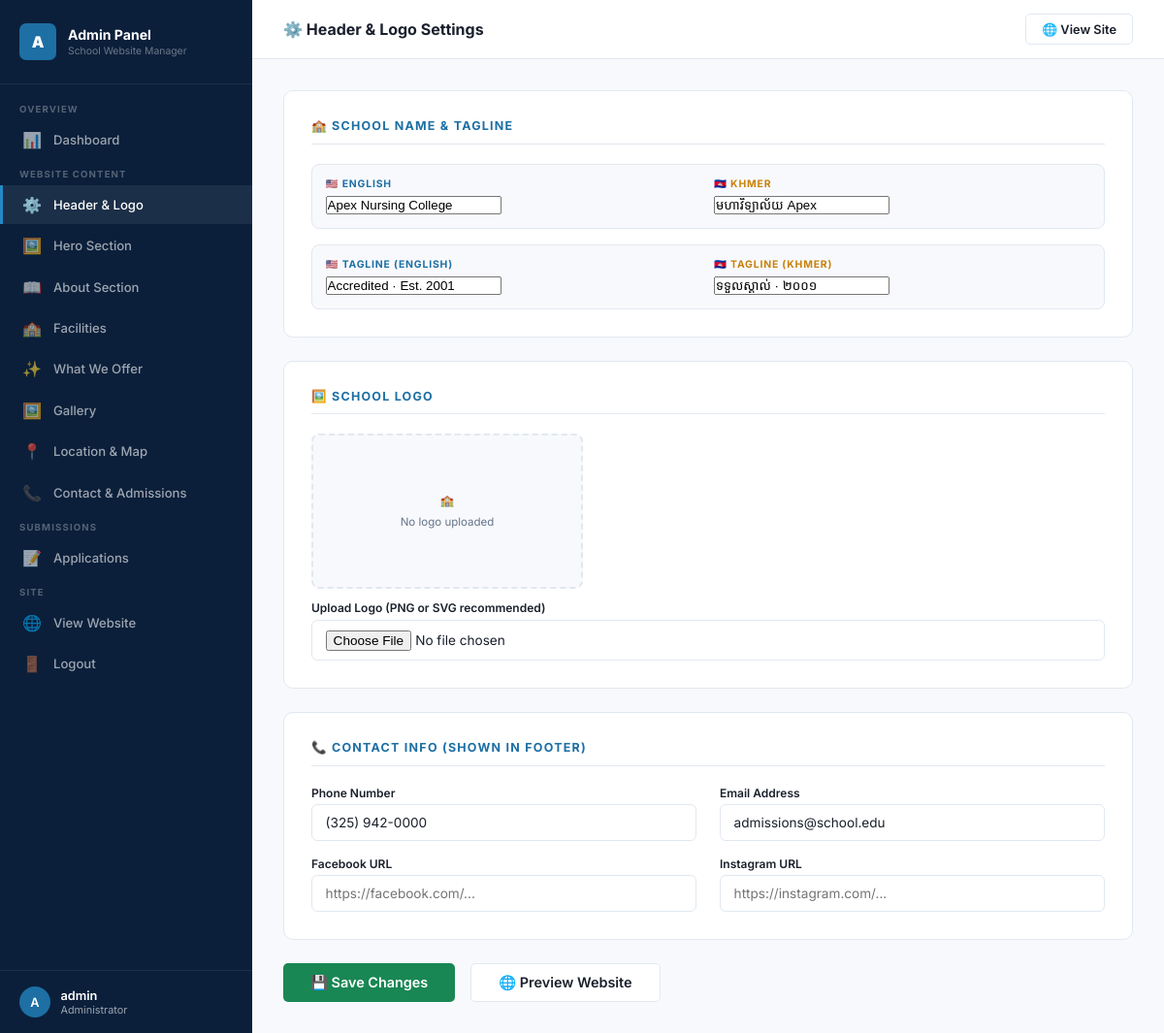
/admin-panel/site-settings/ (signed in), run on the app's committed database.
### core/models.py (models this page shows, shortened)
class SiteSettings(models.Model):
    school_name_en = models.CharField(max_length=200, default="Apex Nursing College")
    school_name_km = models.CharField(max_length=200, default="មហាវិទ្យាល័យ Apex")
    tagline_en = models.CharField(max_length=300, default="Accredited · Est. 2001")
    tagline_km = models.CharField(max_length=300, default="ទទួលស្គាល់ · ២០០១")
    logo = models.ImageField(upload_to='site/', blank=True, null=True)
    phone = models.CharField(max_length=50, default="(325) 942-0000")
    email = models.EmailField(default="admissions@school.edu")
    facebook = models.URLField(blank=True)
    instagram = models.URLField(blank=True)
    updated_at = models.DateTimeField(auto_now=True)
    class Meta:
        verbose_name = "Site Settings"

### core/views.py (the view, shortened to what this page needs)
# urls.py: path('admin-panel/site-settings/', views.admin_site_settings, name='admin_site_settings'),
@login_required
def admin_site_settings(request):
    obj, _ = SiteSettings.objects.get_or_create(pk=1)
    return render(request, 'admin_panel/site_settings.html', {'obj': obj})

### core/templates/admin_panel/site_settings.html (shortened to what this page needs)
{% extends 'admin_panel/base.html' %}
{% block page_title %}⚙️ Header & Logo Settings{% endblock %}
{% block content %}
<form method="post" enctype="multipart/form-data">
<div class="form-section">
  <div class="form-section-title">🏫 School Name & Tagline</div>
  <div class="lang-pair" style="margin-bottom:1rem">
    <div><div class="en-label">🇺🇸 English</div><input type="text" name="school_name_en" value="{{ obj.school_name_en }}" placeholder="School name in English"></div>
    <div><div class="km-label">🇰🇭 Khmer</div><input type="text" name="school_name_km" value="{{ obj.school_name_km }}" placeholder="School name in Khmer"></div>
  </div>
  <div class="lang-pair">
    <div><div class="en-label">🇺🇸 Tagline (English)</div><input type="text" name="tagline_en" value="{{ obj.tagline_en }}" placeholder="e.g. Accredited · Est. 2001"></div>
    <div><div class="km-label">🇰🇭 Tagline (Khmer)</div><input type="text" name="tagline_km" value="{{ obj.tagline_km }}" placeholder="Khmer tagline"></div>
  </div>
</div>
<div class="form-section">
  <div class="form-section-title">🖼️ School Logo</div>
  {% if obj.logo %}
  <div class="img-preview"><img src="{{ obj.logo.url }}" alt="Logo"></div>
  <p style="font-size:.75rem;color:var(--muted);margin-bottom:.75rem">Current logo — upload new to replace</p>
  {% else %}
  <div class="img-preview"><div class="no-img"><span>🏫</span><span>No logo uploaded</span></div></div>
  {% endif %}
  <div class="frow"><label>Upload Logo (PNG or SVG recommended)</label><input type="file" name="logo" accept="image/*"></div>
</div>
<div class="form-section">
  <div class="form-section-title">📞 Contact Info (shown in footer)</div>
  <div class="form-grid">
    <div class="frow"><label>Phone Number</label><input type="text" name="phone" value="{{ obj.phone }}" placeholder="(000) 000-0000"></div>
    <div class="frow"><label>Email Address</label><input type="email" name="email" value="{{ obj.email }}" placeholder="school@email.com"></div>
    <div class="frow"><label>Facebook URL</label><input type="url" name="facebook" value="{{ obj.facebook }}" placeholder="https://facebook.com/..."></div>
    <div class="frow"><label>Instagram URL</label><input type="url" name="instagram" value="{{ obj.instagram }}" placeholder="https://instagram.com/..."></div>
  </div>
</div>
<div style="display:flex;gap:1rem"><button type="submit" class="topbar-btn btn-green" style="font-size:.9rem;padding:.65rem 1.75rem">💾 Save Changes</button><a href="/" target="_blank" class="topbar-btn btn-outline" style="font-size:.9rem;padding:.65rem 1.75rem">🌐 Preview Website</a></div>
</form>
{% endblock %}

### core/templates/admin_panel/base.html (shortened to what this page needs)
<!DOCTYPE html>
<html lang="en">
<head>
</head>
<body>
<aside class="sidebar">
  <div class="sb-logo">
    <div class="sb-logo-inner">
      <div class="sb-logo-mark">A</div>
      <div>
        <div class="sb-logo-text">Admin Panel</div>
        <span class="sb-logo-sub">School Website Manager</span>
      </div>
    </div>
  </div>
  <nav class="sb-nav">
    <div class="sb-section">Overview</div>
    <a href="/admin-panel/" class="sb-link {% if request.resolver_match.url_name == 'admin_dashboard' %}active{% endif %}"><span class="icon">📊</span>Dashboard</a>
    <div class="sb-section">Website Content</div>
    <a href="/admin-panel/site-settings/" class="sb-link {% if request.resolver_match.url_name == 'admin_site_settings' %}active{% endif %}"><span class="icon">⚙️</span>Header & Logo</a>
    <a href="/admin-panel/hero/" class="sb-link {% if request.resolver_match.url_name == 'admin_hero' %}active{% endif %}"><span class="icon">🖼️</span>Hero Section</a>
    <a href="/admin-panel/about/" class="sb-link {% if request.resolver_match.url_name == 'admin_about' %}active{% endif %}"><span class="icon">📖</span>About Section</a>
    <a href="/admin-panel/facilities/" class="sb-link {% if request.resolver_match.url_name == 'admin_facilities' %}active{% endif %}"><span class="icon">🏫</span>Facilities</a>
    <a href="/admin-panel/offers/" class="sb-link {% if request.resolver_match.url_name == 'admin_offers' %}active{% endif %}"><span class="icon">✨</span>What We Offer</a>
    <a href="/admin-panel/gallery/" class="sb-link {% if request.resolver_match.url_name == 'admin_gallery' %}active{% endif %}"><span class="icon">🖼️</span>Gallery</a>
    <a href="/admin-panel/location/" class="sb-link {% if request.resolver_match.url_name == 'admin_location' %}active{% endif %}"><span class="icon">📍</span>Location & Map</a>
    <a href="/admin-panel/contact/" class="sb-link {% if request.resolver_match.url_name == 'admin_contact' %}active{% endif %}"><span class="icon">📞</span>Contact & Admissions</a>
    <div class="sb-section">Submissions</div>
    <a href="/admin-panel/applications/" class="sb-link {% if 'application' in request.resolver_match.url_name %}active{% endif %}"><span class="icon">📝</span>Applications</a>
    <div class="sb-section">Site</div>
    <a href="/" target="_blank" class="sb-link"><span class="icon">🌐</span>View Website</a>
    <a href="/admin-panel/logout/" class="sb-link"><span class="icon">🚪</span>Logout</a>
  </nav>
  <div class="sb-footer">
    <div class="sb-user">
      <div class="sb-avatar">{{ request.user.username|first|upper }}</div>
      <div><div style="color:#fff;font-size:.8rem;font-weight:600">{{ request.user.username }}</div><div style="font-size:.68rem">Administrator</div></div>
    </div>
  </div>
</aside>
<main class="main">
  <div class="topbar">
    <div class="topbar-title">{% block page_title %}Dashboard{% endblock %}</div>
    <div class="topbar-right">
      <a href="/" target="_blank" class="topbar-btn btn-outline">🌐 View Site</a>
    </div>
  </div>
  <div class="content">
    {% block content %}{% endblock %}
  </div>
</main>
</body>
</html>

### core/templates/admin_panel/base.html (style rules this page uses)
* { margin:0;padding:0;box-sizing:border-box }
:root { --navy:#0b1f3a;--blue:#1d6fa4;--blue2:#2589c7;--bluepale:#e8f4fb;--green:#198754;--red:#dc3545;--orange:#fd7e14;--off:#f8f9fc;--border:#e2e8f0;--text:#1a202c;--muted:#64748b;--sidebar:260px }
body { font-family:'Inter',sans-serif;background:var(--off);color:var(--text);display:flex;min-height:100vh }
.sidebar { width:var(--sidebar);background:var(--navy);position:fixed;top:0;left:0;bottom:0;display:flex;flex-direction:column;z-index:100;overflow-y:auto }
.sb-logo { padding:1.5rem 1.25rem;border-bottom:1px solid rgba(255,255,255,.08) }
.sb-logo-inner { display:flex;align-items:center;gap:.75rem }
.sb-logo-mark { width:38px;height:38px;background:var(--blue);border-radius:7px;display:flex;align-items:center;justify-content:center;color:#fff;font-weight:900;font-size:1rem;flex-shrink:0 }
.sb-logo-text { font-size:.88rem;font-weight:700;color:#fff;line-height:1.3 }
.sb-logo-sub { font-size:.65rem;color:rgba(255,255,255,.4);margin-top:.1rem;display:block }
.sb-nav { padding:.75rem 0;flex:1 }
.sb-section { padding:.5rem 1.25rem .25rem;font-size:.6rem;font-weight:700;text-transform:uppercase;letter-spacing:.12em;color:rgba(255,255,255,.3) }
.sb-link { display:flex;align-items:center;gap:.75rem;padding:.65rem 1.25rem;color:rgba(255,255,255,.6);text-decoration:none;font-size:.82rem;font-weight:500;transition:all .2s;border-left:3px solid transparent;margin:.1rem 0 }
.sb-link:hover,.sb-link.active { color:#fff;background:rgba(255,255,255,.07);border-left-color:var(--blue2) }
.sb-link .icon { font-size:1rem;flex-shrink:0;width:20px;text-align:center }
.sb-footer { padding:1rem 1.25rem;border-top:1px solid rgba(255,255,255,.08) }
.sb-user { display:flex;align-items:center;gap:.65rem;color:rgba(255,255,255,.6);font-size:.8rem }
.sb-avatar { width:32px;height:32px;background:var(--blue);border-radius:50%;display:flex;align-items:center;justify-content:center;color:#fff;font-size:.8rem;font-weight:600;flex-shrink:0 }
.main { margin-left:var(--sidebar);flex:1;display:flex;flex-direction:column;min-height:100vh }
.topbar { background:#fff;border-bottom:1px solid var(--border);padding:.9rem 2rem;display:flex;justify-content:space-between;align-items:center;position:sticky;top:0;z-index:50 }
.topbar-title { font-size:1rem;font-weight:700;color:var(--text) }
.topbar-right { display:flex;align-items:center;gap:1rem }
.topbar-btn { display:inline-flex;align-items:center;gap:.4rem;padding:.45rem 1rem;border-radius:5px;font-size:.8rem;font-weight:600;text-decoration:none;transition:all .2s;border:none;cursor:pointer;font-family:'Inter',sans-serif }
.btn-green { background:var(--green);color:#fff }
.btn-outline { background:#fff;color:var(--text);border:1.5px solid var(--border) }
.content { padding:2rem;flex:1 }
.form-section { background:#fff;border:1px solid var(--border);border-radius:10px;padding:1.75rem;margin-bottom:1.5rem }
.form-section-title { font-size:.78rem;font-weight:700;text-transform:uppercase;letter-spacing:.1em;color:var(--blue);margin-bottom:1.25rem;padding-bottom:.65rem;border-bottom:1px solid var(--border) }
.form-grid { display:grid;grid-template-columns:1fr 1fr;gap:1rem 1.5rem }
.frow { display:flex;flex-direction:column;gap:.3rem }
.frow label { font-size:.75rem;font-weight:600;color:var(--text) }
.frow input,.frow select,.frow textarea { padding:.6rem .85rem;border:1.5px solid var(--border);border-radius:6px;font-size:.85rem;font-family:'Inter',sans-serif;color:var(--text);background:#fff;outline:none;transition:border-color .2s;width:100% }
.lang-pair { display:grid;grid-template-columns:1fr 1fr;gap:.75rem;padding:.85rem;background:var(--off);border-radius:8px;border:1px solid var(--border) }
.lang-pair .en-label { font-size:.65rem;font-weight:700;text-transform:uppercase;letter-spacing:.08em;color:var(--blue);margin-bottom:.25rem }
.lang-pair .km-label { font-size:.65rem;font-weight:700;text-transform:uppercase;letter-spacing:.08em;color:#c8820a;margin-bottom:.25rem }
.img-preview { width:100%;max-width:280px;height:160px;border-radius:8px;overflow:hidden;border:2px dashed var(--border);display:flex;align-items:center;justify-content:center;background:var(--off);margin-bottom:.75rem;position:relative }
.img-preview .no-img { font-size:2rem;flex-direction:column;display:flex;align-items:center;gap:.5rem;color:var(--muted) }
.img-preview .no-img span { font-size:.72rem }

### data on the page
SiteSettings: school_name_en "Apex Nursing College", school_name_km "មហាវិទ្យាល័យ Apex", tagline_en "Accredited · Est. 2001", tagline_km "ទទួលស្គាល់ · ២០០១", phone "(325) 942-0000", email "admissions@school.edu"

### other printed values
{{ request.user.username|first|upper }} "A"
{{ request.user.username }} "admin"
